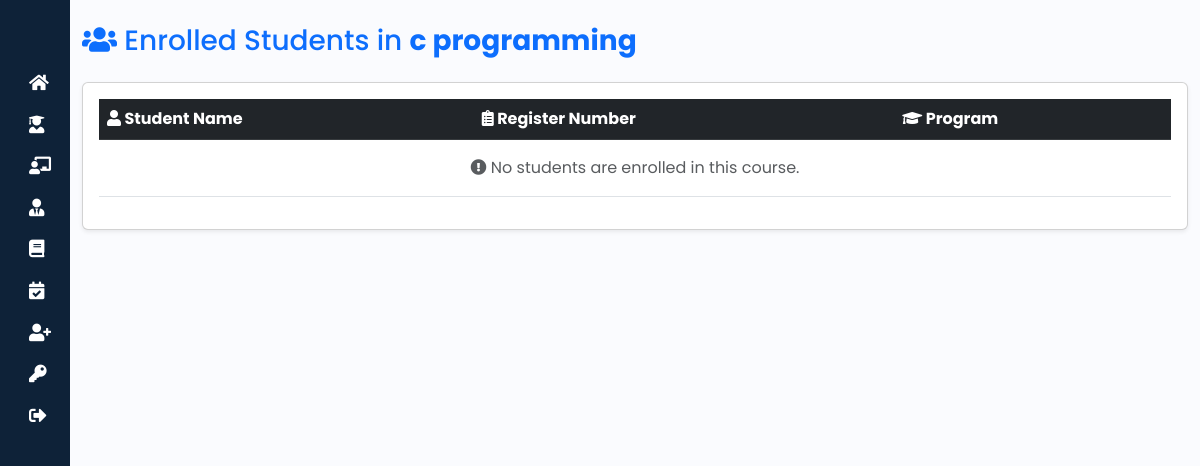
The app's page /course-students/1/ (signed in), older data.
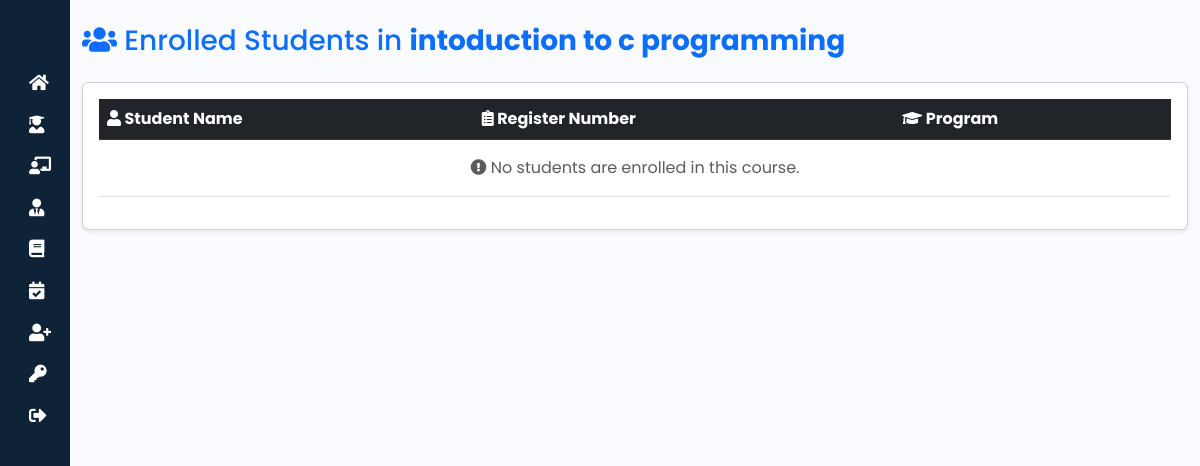
The same page, newer data.
### rapid/models.py (models this page shows, shortened)
class Course(models.Model):
    SEMESTER_CHOICES = [
        ('1', 'First Semester'),
        ('2', 'Second Semester'),
        ('3', 'Third Semester'),
        ('4', 'Fourth Semester'),
        ('5', 'Fifth Semester'),
        ('6', 'Sixth Semester'),
        ('7', 'Seventh Semester'),
        ('8', 'Eighth Semester'),
    ]
    course_id = models.AutoField(primary_key=True)
    course_code = models.CharField(max_length=20, unique=True)
    course_title = models.CharField(max_length=100)
    credit = models.DecimalField(max_digits=4, decimal_places=2)
    department_id = models.ForeignKey(Department, on_delete=models.CASCADE)
    semester = models.CharField(max_length=1, choices=SEMESTER_CHOICES)

### rapid/views.py (the view)
# urls.py: path('course-students/<int:course_id>/', views.course_students, name='course_students'),
@login_required
def course_students(request, course_id):
    course = get_object_or_404(Course, course_id=course_id)
    student_course_list = StudentCourse.objects.filter(course_id=course_id)
    return render(request, 'rapid/course_students.html', {'student_course_list': student_course_list,'course': course})

### rapid/templates/rapid/course_students.html (shortened to what this page needs)
{% extends "hod_dashboard_base.html" %}
{% block content %}
<div class="container mt-4">
    <div class="d-flex justify-content-between align-items-center mb-3">
        <h3 class="text-primary">
            <i class="fas fa-users"></i> Enrolled Students in <strong>{{ course.course_title }}</strong>
        </h3>
    </div>
    <div class="card shadow-sm">
        <div class="card-body">
            <div class="table-responsive">
                <table class="table table-hover align-middle">
                    <thead class="table-dark">
                        <tr>
                            <th><i class="fas fa-user"></i> Student Name</th>
                            <th><i class="fas fa-clipboard-list"></i> Register Number</th>
                            <th><i class="fas fa-graduation-cap"></i> Program</th>
                        </tr>
                    </thead>
                    <tbody>
                        {% for enrollment in student_course_list %}
                            <tr>
                                <td>{{ enrollment.student_id.student_name }}</td>
                                <td>{{ enrollment.student_id.student_register_number }}</td>
                                <td>{{ enrollment.student_id.program_id.program_name }}</td>
                            </tr>
                        {% empty %}
                            <tr>
                                <td colspan="4" class="text-center text-muted py-3">
                                    <i class="fas fa-exclamation-circle"></i> No students are enrolled in this course.
                                </td>
                            </tr>
                        {% endfor %}
                    </tbody>
                </table>
            </div>
        </div>
    </div>
</div>
{% endblock %}

Row changes from the older to the newer data that the page shows:
changed Course: course_title "c programming" → "intoduction to c programming"
